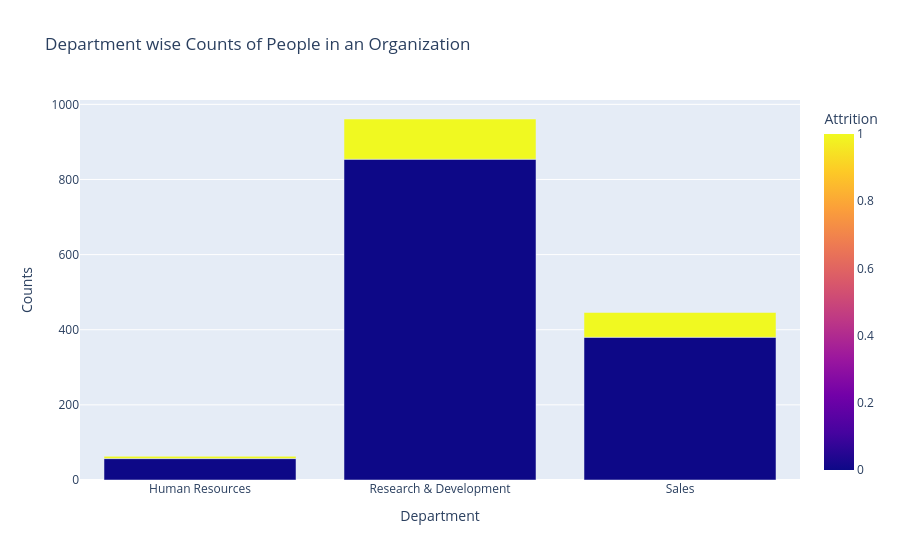

The cell this chart's notebook holds for it:
### Code cell
# Analysis: Departement of work on attrition

dept_att=data.groupby(['Department','Attrition']).apply(lambda x:x['DailyRate'].count()).reset_index(name='Counts')
fig=px.bar(dept_att,x='Department',y='Counts',color='Attrition',title='Department wise Counts of People in an Organization')
fig.show()

### Figure 1 — Plotly figure (JSON) as saved in the notebook; plotly's stock layout.template omitted (floating-point values rounded to 4 significant figures)
{"data": [{"hovertemplate": "Department=%{x}<br>Counts=%{y}<br>Attrition=%{marker.color}<extra></extra>", "legendgroup": "", "marker": {"color": [0.0, 1.0, 0.0, 1.0, 0.0, 1.0], "coloraxis": "coloraxis", "pattern": {"shape": ""}}, "name": "", "orientation": "v", "showlegend": false, "textposition": "auto", "type": "bar", "x": ["Human Resources", "Human Resources", "Research & Development", "Research & Development", "Sales", "Sales"], "xaxis": "x", "y": [57, 6, 854, 107, 380, 66], "yaxis": "y"}], "layout": {"barmode": "relative", "coloraxis": {"colorbar": {"title": {"text": "Attrition"}}, "colorscale": [[0, "#0d0887"], [0.1111, "#46039f"], [0.2222, "#7201a8"], [0.3333, "#9c179e"], [0.4444, "#bd3786"], [0.5556, "#d8576b"], [0.6667, "#ed7953"], [0.7778, "#fb9f3a"], [0.8889, "#fdca26"], [1, "#f0f921"]]}, "legend": {"tracegroupgap": 0}, "title": {"text": "Department wise Counts of People in an Organization"}, "xaxis": {"anchor": "y", "domain": [0, 1], "title": {"text": "Department"}}, "yaxis": {"anchor": "x", "domain": [0, 1], "title": {"text": "Counts"}}}}
